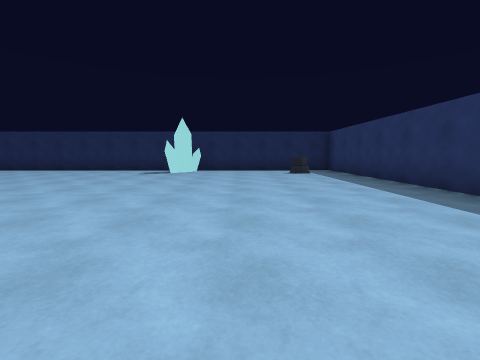
view 1 (above)

21 first-person views from a walk through a Unity game level. The camera is 1.2 m above the floor, tilts 6° down and sees 90° across. The floor is counted in squares, 2 m on a side. Each view is taken from the middle of a square. On the plan, view 1 faces up. The plan holds only what a view shows up to about 9 squares ahead; the rest is blank. The player character is not drawn.

view 2
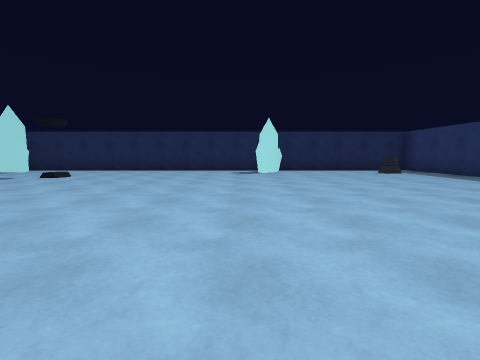

view 3
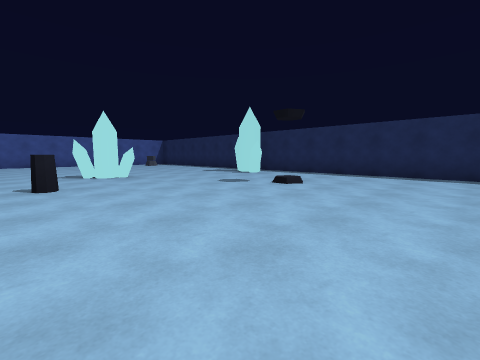

view 4
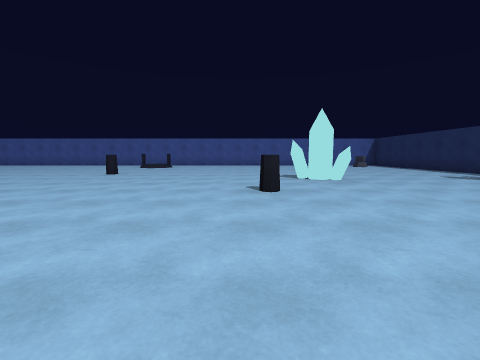

view 5
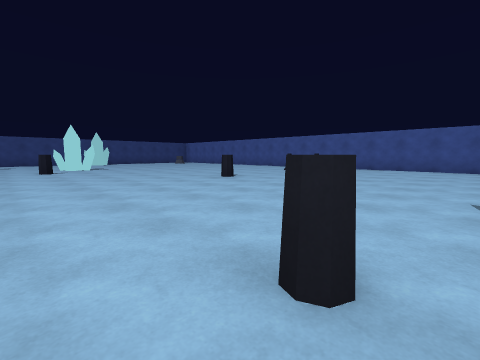

view 6
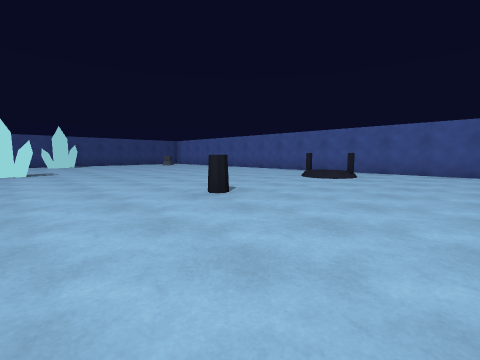

view 7
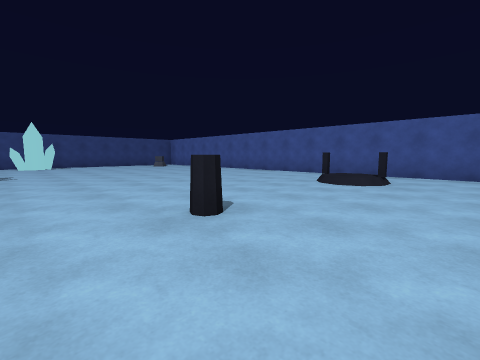

view 8
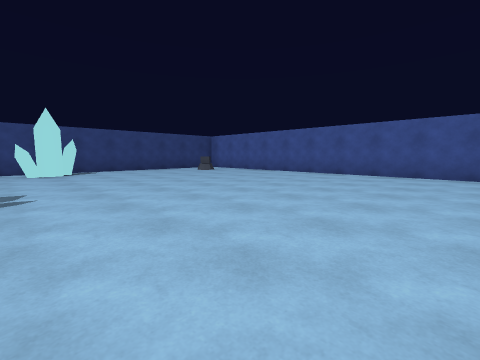

view 9
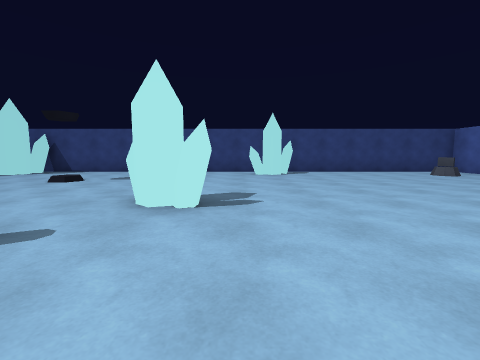

view 10
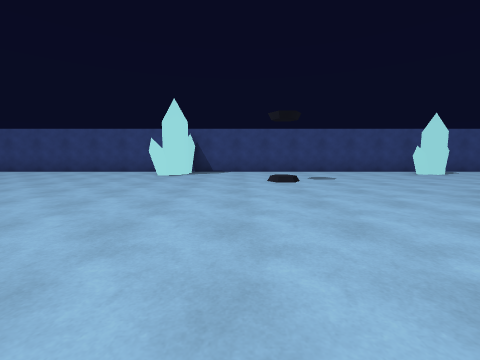

view 11
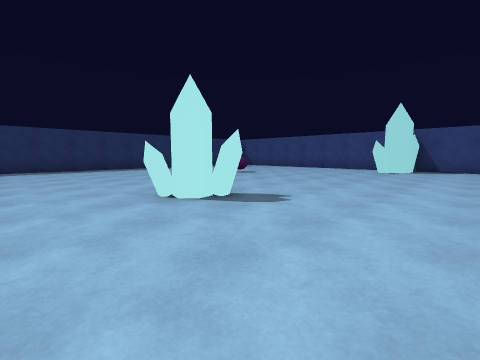

view 12
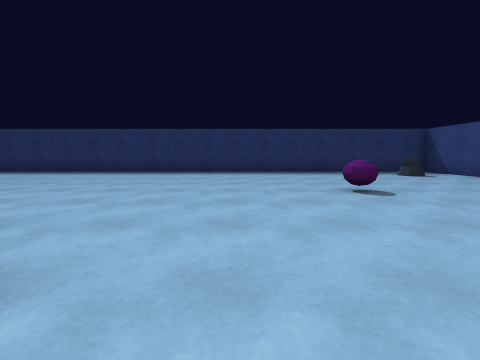

view 13
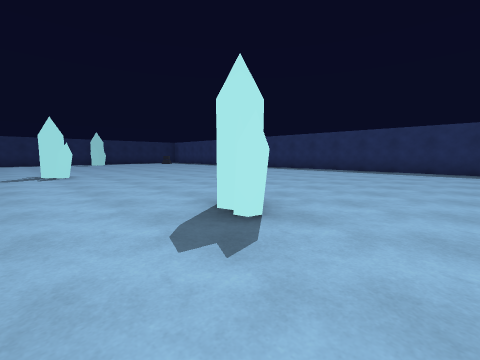

view 14
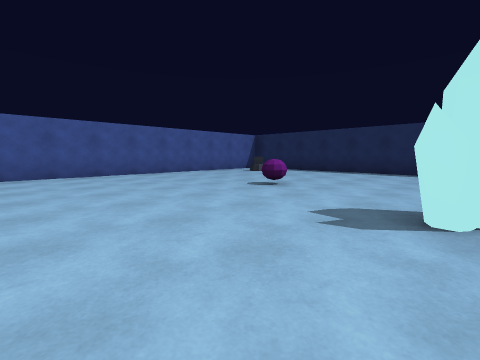

view 15
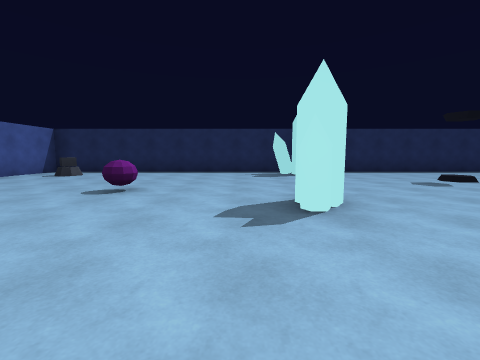

view 16
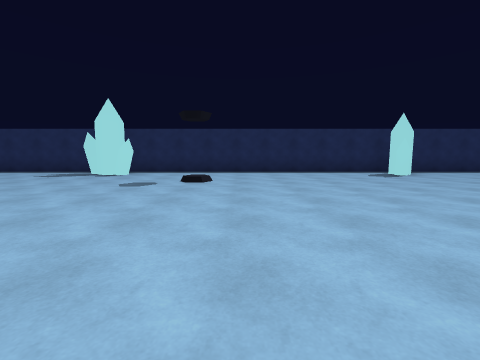

view 17
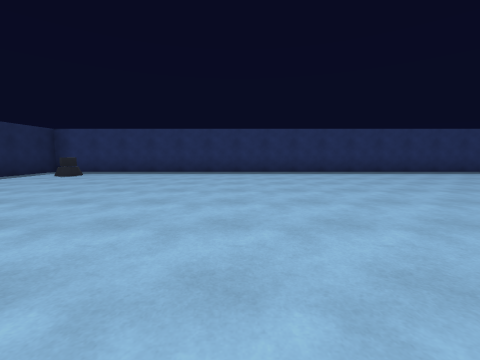

view 18
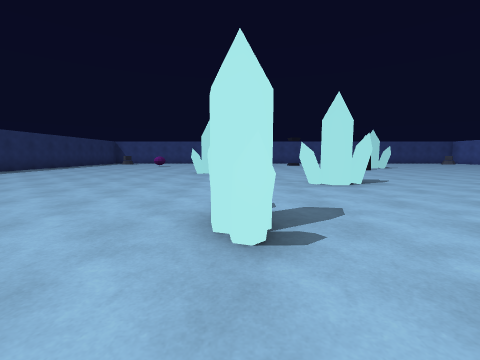

view 19
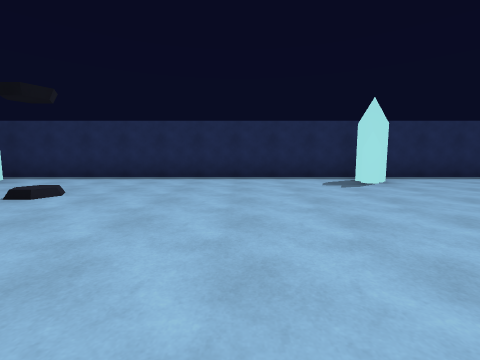

view 20
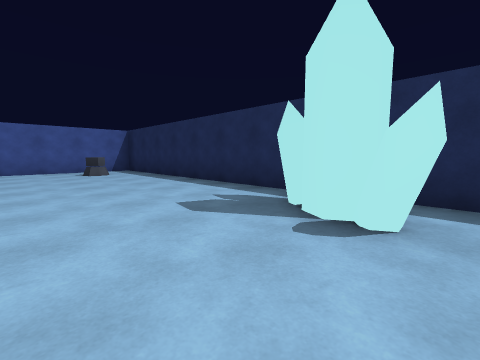

view 21
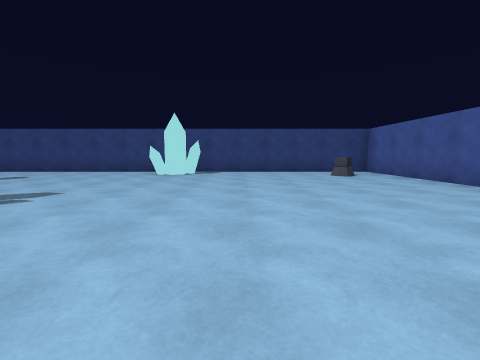

### Floor plan
Key: @ floor where view 1 was taken; # wall or solid block; . main floor; : floor 0.25 m higher than the main floor; = window, fence, low wall or low ledge; ^ raised ledge; O other object.
Columns run from 20 left of view 1 to 4 right of it. Each row starts with its distance up from view 1.
 10 #########################
  9 #.......OO........O.....#
  8 #.=......O........O...=.#
  7 #.......................#
  6 #.......................#
  5 #....^..................#
  4 #.......O...............#
  3 #.......................#
  2 #.........=.............#
  1 #..............O........#
  0 #...................@...#
 -1 #.......................#
 -2 #.#:..=......O..........#
 -3 #.......................#
 -4 #........... ...........#
 -5 #........... ...O.......#
 -6 #.......................#
 -7 #.........=.............#
 -8 #........O..............#
 -9 #..................^....#
-10 #.......................#
-11 #.......................#
-12 #.=............O......=.#
-13 #......O.......O........#
-14 #########################

Where each view was taken, in squares from view 1:
view 1: 0 up, 0 right, facing up
view 2: 0 up, 3 left, facing up
view 3: 2 up, 5 left, facing up-left
view 4: 2 up, 6 left, facing left
view 5: 3 up, 9 left, facing down-left
view 6: 1 up, 11 left, facing down-left
view 7: 0 up, 12 left, facing down-left
view 8: 4 down, 12 left, facing down-left
view 9: 5 down, 12 left, facing down
view 10: 5 down, 7 left, facing down
view 11: 3 down, 7 left, facing down-right
view 12: 7 down, 5 left, facing right
view 13: 7 down, 6 left, facing up-right
view 14: 1 up, 12 left, facing up-left
view 15: 1 up, 13 left, facing up
view 16: 1 up, 7 left, facing up
view 17: 3 up, 5 left, facing right
view 18: 3 up, 5 left, facing down
view 19: 3 up, 5 left, facing up
view 20: 6 up, 10 left, facing up-left
view 21: 5 down, 15 left, facing down
